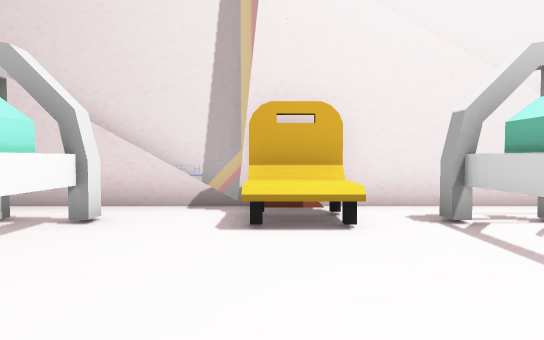
view 1 (above)

24 first-person views from a walk through a 3-D level made in the Unity game engine. The camera is 1.4 m above the floor, tilts 2° down and sees 75° across. The floor is counted in squares, 1.8 m on a side. Each view is taken from the middle of a square. On the plan, view 1 faces up. The plan holds only what a view shows up to about 11 squares ahead; the rest is blank. The place goes on beyond the plan. The player is left out. Some animated figures are not drawn.

view 2
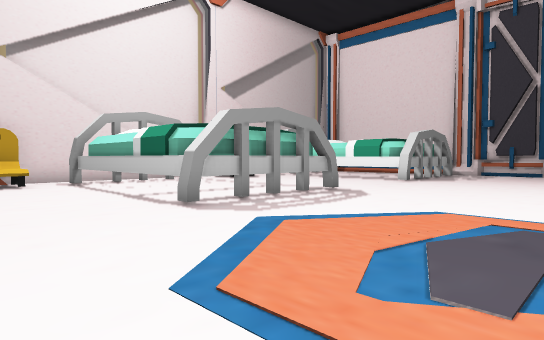

view 3
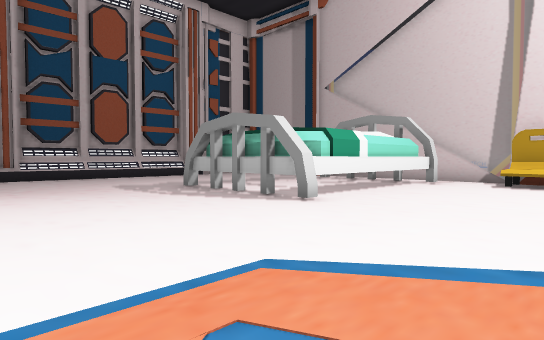

view 4
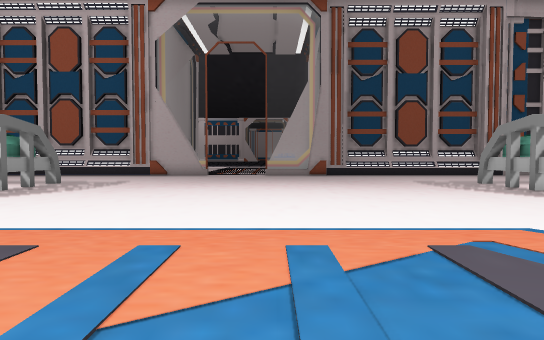

view 5
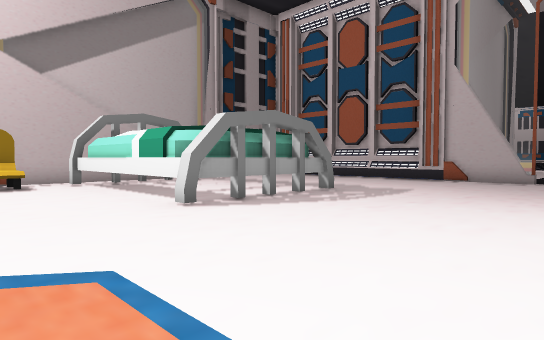

view 6
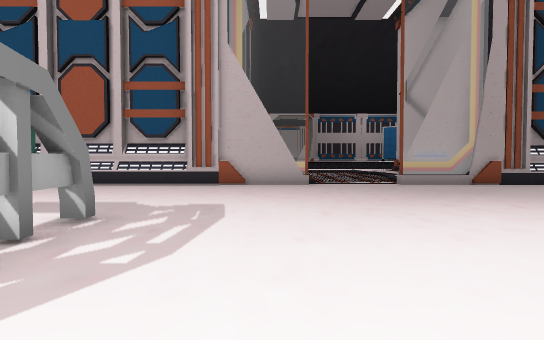

view 7
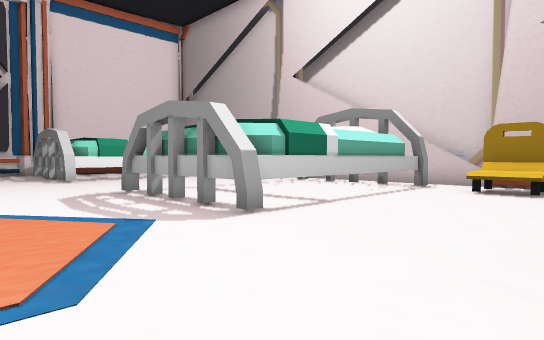

view 8
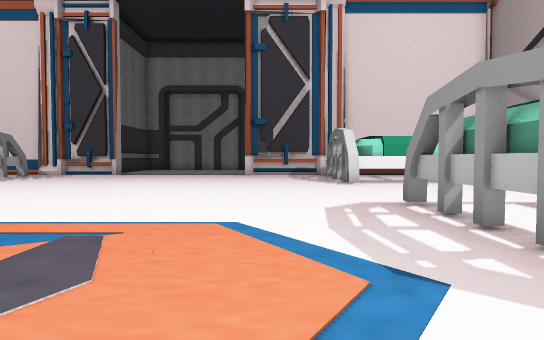

view 9
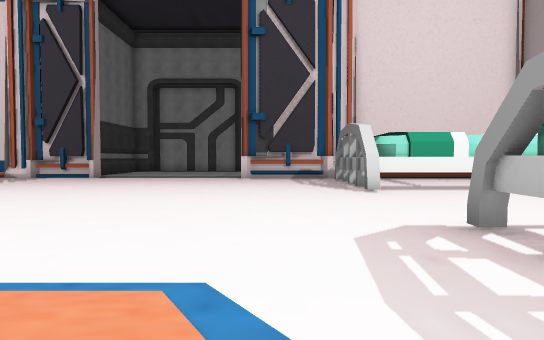

view 10
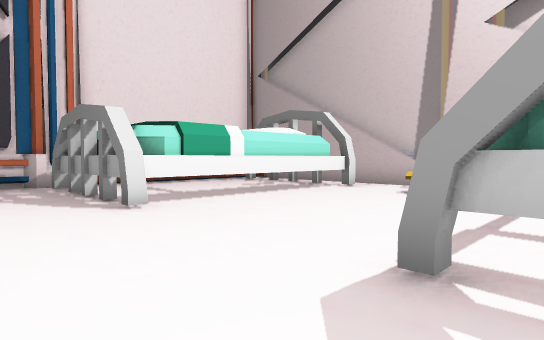

view 11
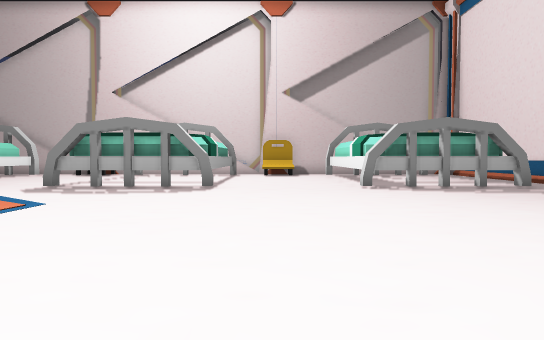

view 12
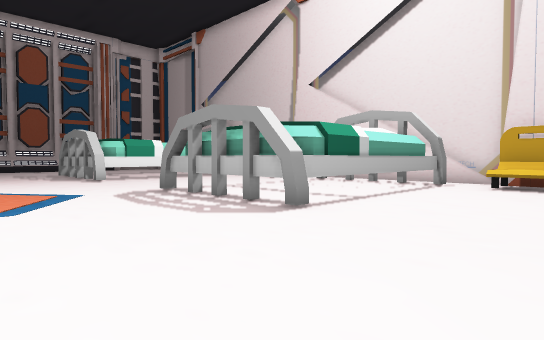

view 13
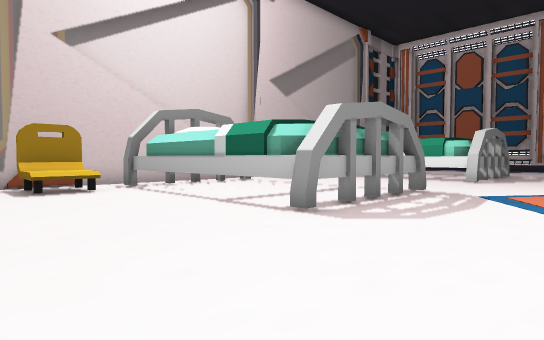

view 14
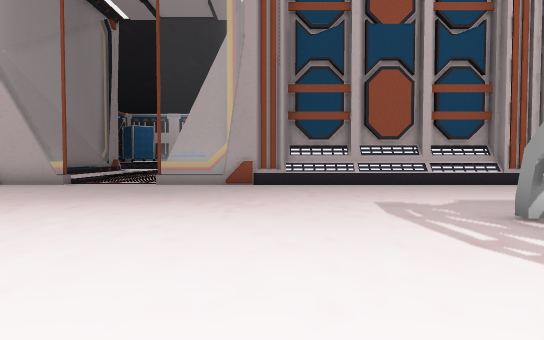

view 15
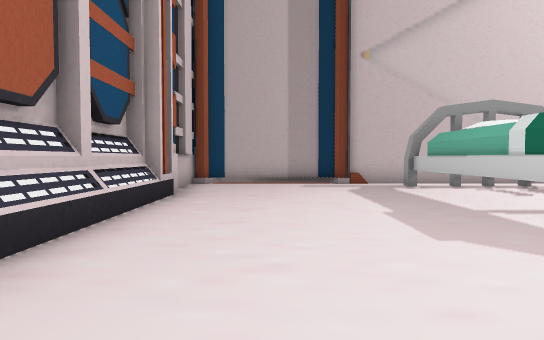

view 16
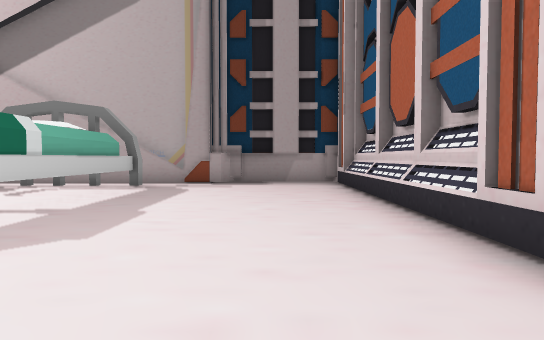

view 17
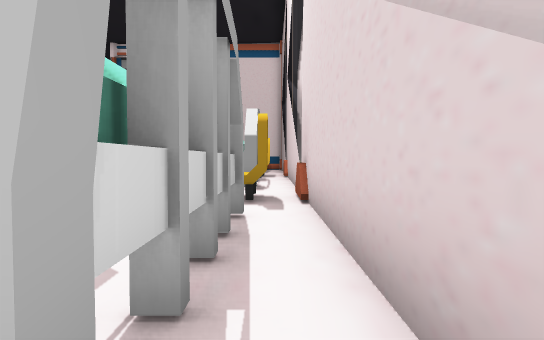

view 18
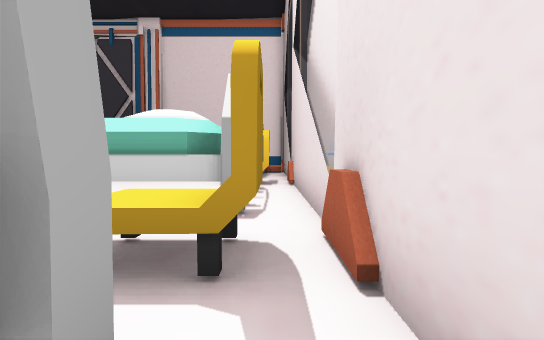

view 19
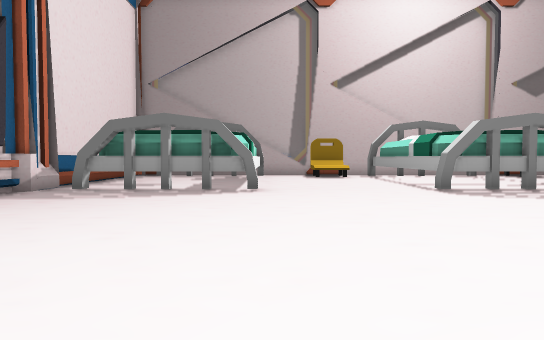

view 20
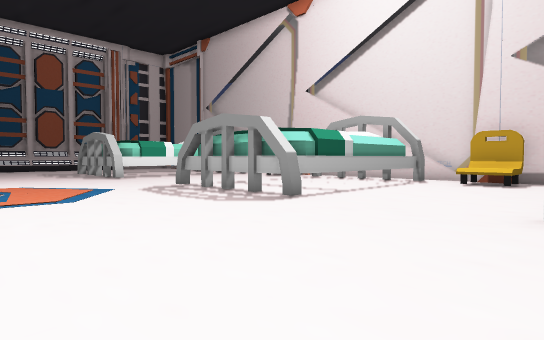

view 21
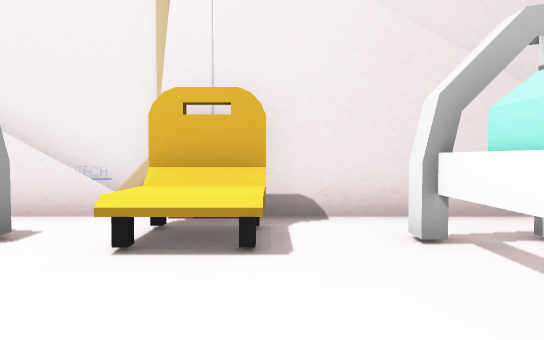

view 22
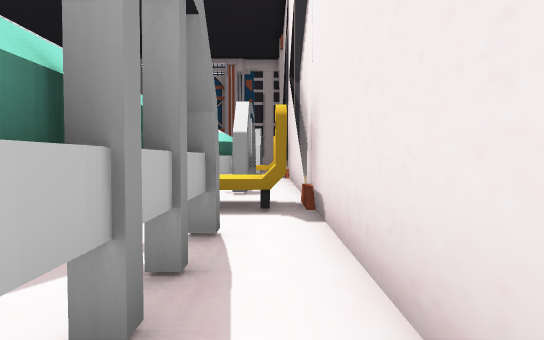

view 23
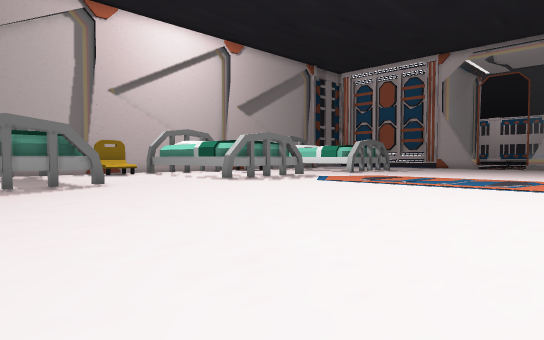

view 24
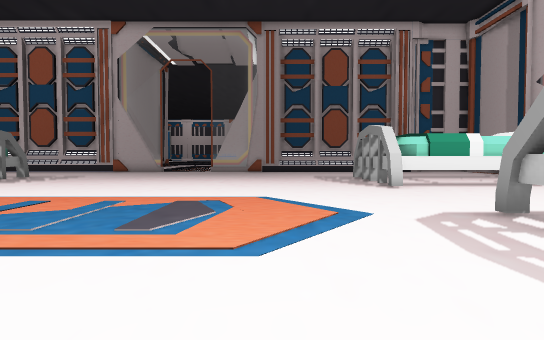

### Floor plan
Key: @ floor where view 1 was taken; # wall or solid block; x gap in a wall; . main floor; : floor 0.25 m higher than the main floor; = window, fence, low wall or low ledge; C chair; T thing the floor can be seen under or through.
Columns run from 13 left of view 1 to 14 right of it. Each row starts with its distance up from view 1.
  6 ############=#######=######
  5 #............CC......CC.....
  4 #......####..CCx####.CC.###
  3 ##.....#  #.....#  #....#
  2 ##.....#  #.....#  #....
  1  #.....#  #.....#  #....
  0  #.....#  #..@..#  #....#
 -1  #.....#  #.....####....####
 -2  #.....####.....####....####
 -3 ##..........................
 -4 ##..........................
 -5 ##.........................
 -6 ##..........................
 -7  =..........................
 -8  =..........................
 -9 ...........................
-10 ...........................
-11 :#..........................
-12  #..........................
-13  #..........................
-14  #.........................#
-15 ##.....#####...###TT....####
-16  #.....#  #....#   T....#
-17  #.....#  #....#   T....#
-18  #.....#  #....T   T....#
-19  #.....#  #....#   T....#
-20  #.....####xCC.#TTTTCC..##
-21  #...........C......CC...
-22  #####======##======##===

Positions as (right, up) in squares from view 1, and headings:
1: (0, 0), facing up
2: (-1, -7), facing up-right
3: (2, -7), facing up-left
4: (4, -8), facing left
5: (1, -9), facing down-left
6: (-2, -12), facing left
7: (-2, -11), facing down-right
8: (0, -12), facing right
9: (2, -12), facing right
10: (5, -12), facing down-right
11: (8, -11), facing up
12: (10, -6), facing up-left
13: (10, -11), facing down-left
14: (-2, -5), facing left
15: (-10, -5), facing up
16: (-10, -11), facing down
17: (-7, -21), facing right
18: (-3, -21), facing right
19: (10, -6), facing down
20: (11, -7), facing up-left
21: (9, 1), facing up
22: (14, 5), facing left
23: (14, -4), facing down-left
24: (7, -5), facing left
